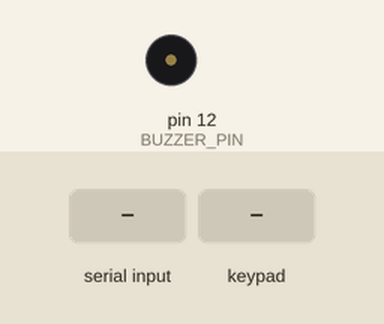
Recording of a sketch running on a simulated Arduino Uno, built with avr-gcc and run on an emulated ATmega328P. Shown: buzzer (waves = sounding). Inputs (shaded band) come from the test bench. The modem accepts every AT command (registered, SIM ready, sends succeed) and sends nothing else; what the sketch prints to the serial monitor is not drawn.

Above: at 3.2 s.
3.3 s: "RING\n" received over the second serial link
At 4.5 s:
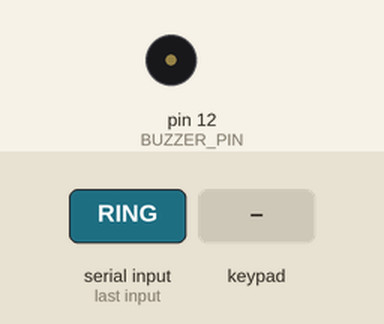
5.7 s: key 'A' pressed
7.2 s: keypad keys 9 8 7 6 # pressed 0.4 s apart
10.7 s: key '*' pressed
12.2 s: keypad keys 9 8 7 6 D pressed 0.4 s apart
15.7 s: "+CLIP:\n" received over the second serial link
Timing chart, 0 to 18.2 s (numbered marks = the images above; inputs shaded):
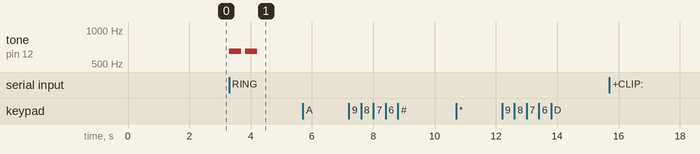

The sketch:

CUSTOM_PHONE.ino
```cpp
#include <Keypad.h>
#include <SoftwareSerial.h>

#define A9G_RX 10
#define A9G_TX 11
#define BUZZER_PIN 12  // Pin for the buzzer

SoftwareSerial a9gSerial(A9G_RX, A9G_TX);

enum State { IDLE, TYPING, DIALING, INCOMING, IN_CALL };
State callState = IDLE;

const byte ROWS = 4;
const byte COLS = 4;
char keys[ROWS][COLS] = {
  {'1','2','3','A'},
  {'4','5','6','B'},
  {'7','8','9','C'},
  {'*','0','#','D'}
};
byte rowPins[ROWS] = {9, 8, 7, 6};
byte colPins[COLS] = {5, 4, 3, 2};

Keypad keypad = Keypad(makeKeymap(keys), rowPins, colPins, ROWS, COLS);

String number = "";
int volumeLevel = 5;

void setup() {
  Serial.begin(9600);
  a9gSerial.begin(9600);
  pinMode(BUZZER_PIN, OUTPUT);
  delay(2000);
  a9gSerial.println("AT");
  Serial.println("Telephone Ready.");
}

void loop() {
  checkA9GResponse(); // 👂 Listen to A9G

  char key = keypad.getKey();
  if (key) {
    handleKeypadInput(key);
  }
}

void handleKeypadInput(char key) {
  switch (key) {
    case 'C':
      if (callState == IDLE) {
        number = "";
        callState = TYPING;
        Serial.println("Enter number:");
      }
      break;

    case 'B':
      if (callState == TYPING && number.length() > 0) {
        Serial.println("Dialing: " + number);
        a9gSerial.print("ATD");
        a9gSerial.print(number);
        a9gSerial.println(";");
        callState = DIALING;
        number = "";
      }
      break;

    case 'A':
      if (callState == INCOMING) {
        Serial.println("Answering Call...");
        a9gSerial.println("ATA");
        callState = IN_CALL;
        noTone(BUZZER_PIN); // Stop ringtone when call is answered
      }
      break;

    case 'D':
      if (callState == INCOMING || callState == IN_CALL || callState == DIALING) {
        Serial.println("Ending Call...");
        a9gSerial.println("ATH");
        callState = IDLE;
        noTone(BUZZER_PIN); // Stop ringtone when call is declined
      }
      break;

    case '*':
      if (volumeLevel > 0) volumeLevel--;
      setVolume(volumeLevel);
      Serial.println("Volume ↓ → " + String(volumeLevel));
      break;

    case '#':
      if (volumeLevel < 10) volumeLevel++;
      setVolume(volumeLevel);
      Serial.println("Volume ↑ → " + String(volumeLevel));
      break;

    default:
      if (callState == TYPING && isDigit(key)) {
        number += key;
        Serial.println("Number: " + number);
      }
      break;
  }
}

void checkA9GResponse() {
  if (a9gSerial.available()) {
    String response = a9gSerial.readStringUntil('\n');
    response.trim();
    if (response.length() > 0) {
      Serial.println("A9G: " + response);
      if (response == "RING") {
        callState = INCOMING;
        Serial.println("📞 Incoming Call! Press A to answer, D to decline.");
        playSmoothTrrTrr(); // Play ringtone
      }
      if (response.startsWith("+CLIP:")) {
        Serial.println("📇 Caller ID: " + response);
      }
      if (response.indexOf("NO CARRIER") >= 0 || response.indexOf("BUSY") >= 0) {
        Serial.println("Call ended.");
        callState = IDLE;
        noTone(BUZZER_PIN); // Stop ringtone if call ends
      }
    }
  }
}

void playSmoothTrrTrr() {
  for (int i = 0; i < 2; i++) {
    tone(BUZZER_PIN, 650);  // Soft, low tone
    delay(400);             // Duration of each "trr"
    noTone(BUZZER_PIN);
    delay(120);             // Gap between pulses
  }
}

void setVolume(int level) {
  level = constrain(level, 0, 10);
  a9gSerial.print("AT+CLVL=");
  a9gSerial.println(level);
}
```

Measured:
- after the input at 3.3 s, tone on pin 12 (BUZZER_PIN): alternates 650 Hz for 0.40 s and silent for 0.12 s, 4 changes in all, then stays silent, starting at once
- after the input at 5.7 s, every drawn part: stays the same
- after the input at 7.2 s, every drawn part: stays the same
- after the input at 10.7 s, every drawn part: stays the same
- after the input at 12.2 s, every drawn part: stays the same
- after the input at 15.7 s, every drawn part: stays the same
